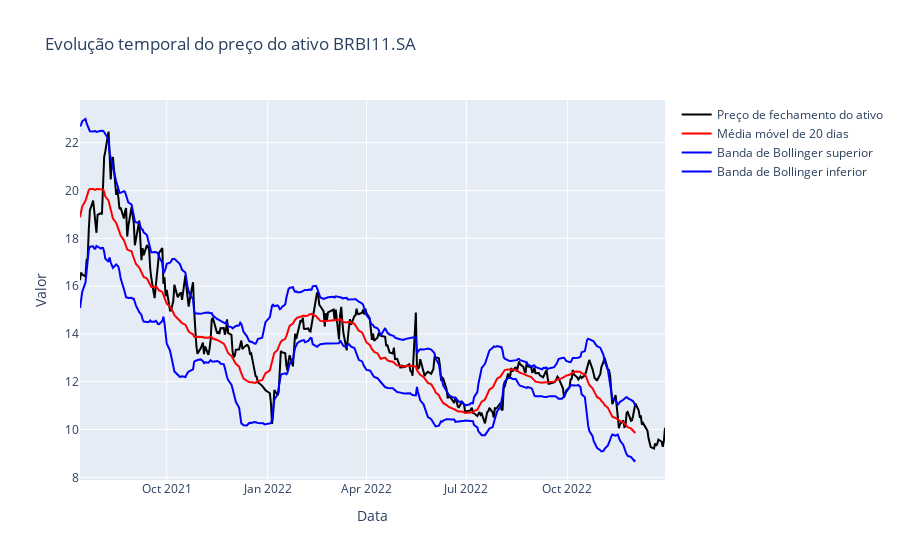

Write notebook code for a chart like this one.
### Code cell
plot_serie_moving_average_with_boillinger_bands(ticker1_adj_close_price, 20, ticker1)

### Figure 1 — Plotly figure (JSON) as saved in the notebook; plotly's stock layout.template omitted (floating-point values rounded to 4 significant figures; data arrays with more than 128 entries replaced by an {"elided": "..."} marker saying what was removed)
{"data": [{"line": {"color": "black", "width": 2}, "mode": "lines", "name": "Preço de fechamento do ativo", "type": "scatter", "x": {"elided": "367 str values"}, "y": {"elided": "367 float values"}}, {"line": {"color": "red", "width": 2}, "mode": "lines", "name": "Média móvel de 20 dias", "type": "scatter", "x": {"elided": "367 str values"}, "y": {"elided": "348 float values"}}, {"line": {"color": "blue", "width": 2}, "mode": "lines", "name": "Banda de Bollinger superior", "type": "scatter", "x": {"elided": "367 str values"}, "y": {"elided": "348 float values"}}, {"line": {"color": "blue", "width": 2}, "mode": "lines", "name": "Banda de Bollinger inferior", "type": "scatter", "x": {"elided": "367 str values"}, "y": {"elided": "348 float values"}}], "layout": {"title": {"text": "Evolução temporal do preço do ativo BRBI11.SA"}, "xaxis": {"title": {"text": "Data"}}, "yaxis": {"title": {"text": "Valor"}}}}
